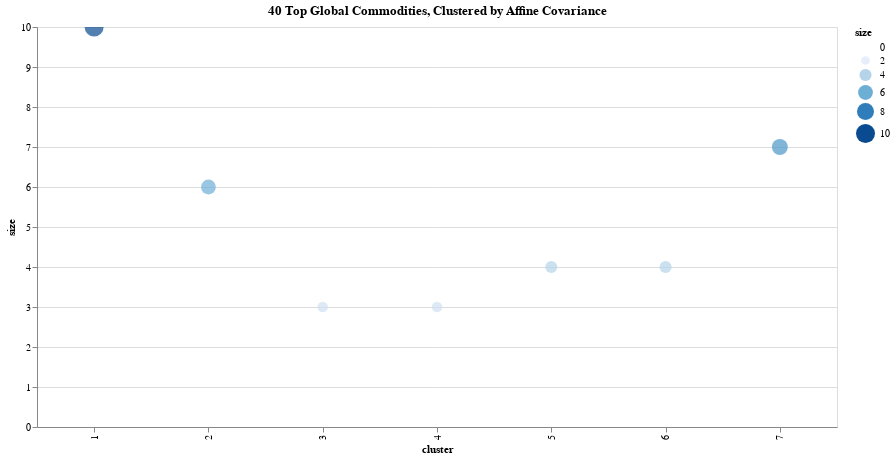

Notebook cell for this chart:
### Code cell
import altair as alt
def runCluster():
    c = alt.Chart(gdf).mark_circle(size=60).encode(
        x= alt.X('cluster:N'),
        y= alt.Y('size:Q'),
        color='size:Q',
        tooltip=['names'],
        size=alt.Size('size:Q')
    ).properties(
        width=800,
        height=400,
        title="40 Top Global Commodities, Clustered by Affine Covariance"
    ).interactive()
    #.configure_title("40 Top Global Commodities, Clustered by Affine Covariance")
        
    chart =c 
    return chart
runCluster()

### Figure 1 — Vega-Lite specification as saved in the notebook (floating-point values rounded to 4 significant figures)
{"config": {"view": {"continuousWidth": 400, "continuousHeight": 300}}, "data": {"name": "data-959b9cedcf7aa9bb65b185584f2131bc"}, "mark": {"type": "circle", "size": 60}, "encoding": {"color": {"field": "size", "type": "quantitative"}, "size": {"field": "size", "type": "quantitative"}, "tooltip": [{"field": "names", "type": "nominal"}], "x": {"field": "cluster", "type": "nominal"}, "y": {"field": "size", "type": "quantitative"}}, "height": 400, "selection": {"selector002": {"type": "interval", "bind": "scales", "encodings": ["x", "y"]}}, "title": "40 Top Global Commodities, Clustered by Affine Covariance", "width": 800, "$schema": "https://vega.github.io/schema/vega-lite/v4.17.0.json", "datasets": {"data-959b9cedcf7aa9bb65b185584f2131bc": [{"cluster": 1, "names": ["Brent Crude Oil", "crude oil", "Cotton", "Lean Hogs", "Copper", "Heating Oil", "Natural Gas", "Orange Juice", "RBOB Gasoline", "Sugar #11"], "size": 10, "symbols": ["bzf", "clf", "ctf", "hef", "hgf", "hof", "ngf", "ojf", "rbf", "sbf"]}, {"cluster": 2, "names": ["Bitcoin", "Cocoa", "E-Mini S&P 500", "Nasdaq 100", "E-mini Russell 2000", "Mini Dow Jones Indus"], "size": 6, "symbols": ["btcf", "ccf", "esf", "nqf", "rtyf", "ymf"]}, {"cluster": 3, "names": ["Gold", "Coffee", "Micro Gold"], "size": 3, "symbols": ["gcf", "kcf", "mgcf"]}, {"cluster": 4, "names": ["Feeder Cattle", "Lumber", "Live Cattle"], "size": 3, "symbols": ["gff", "lbsf", "lef"]}, {"cluster": 5, "names": ["Palladium", "Chicago Ethanol (Platts)", "Silver", "Micro Silver"], "size": 4, "symbols": ["paf", "plf", "sif", "silf"]}, {"cluster": 6, "names": ["U.S. Treasury Bond Futures", "Five-Year US Treasury Note", "10-Year T-Note", "2-Year T-Note"], "size": 4, "symbols": ["zbf", "zff", "znf", "ztf"]}, {"cluster": 7, "names": ["KC HRW Wheat", "Corn", "Soybean Oil Futures", "Soybean Meal", "Oat Futures", "Rough Rice", "Soybean"], "size": 7, "symbols": ["kef", "zcf", "zlf", "zmf", "zof", "zrf", "zsf"]}]}}
